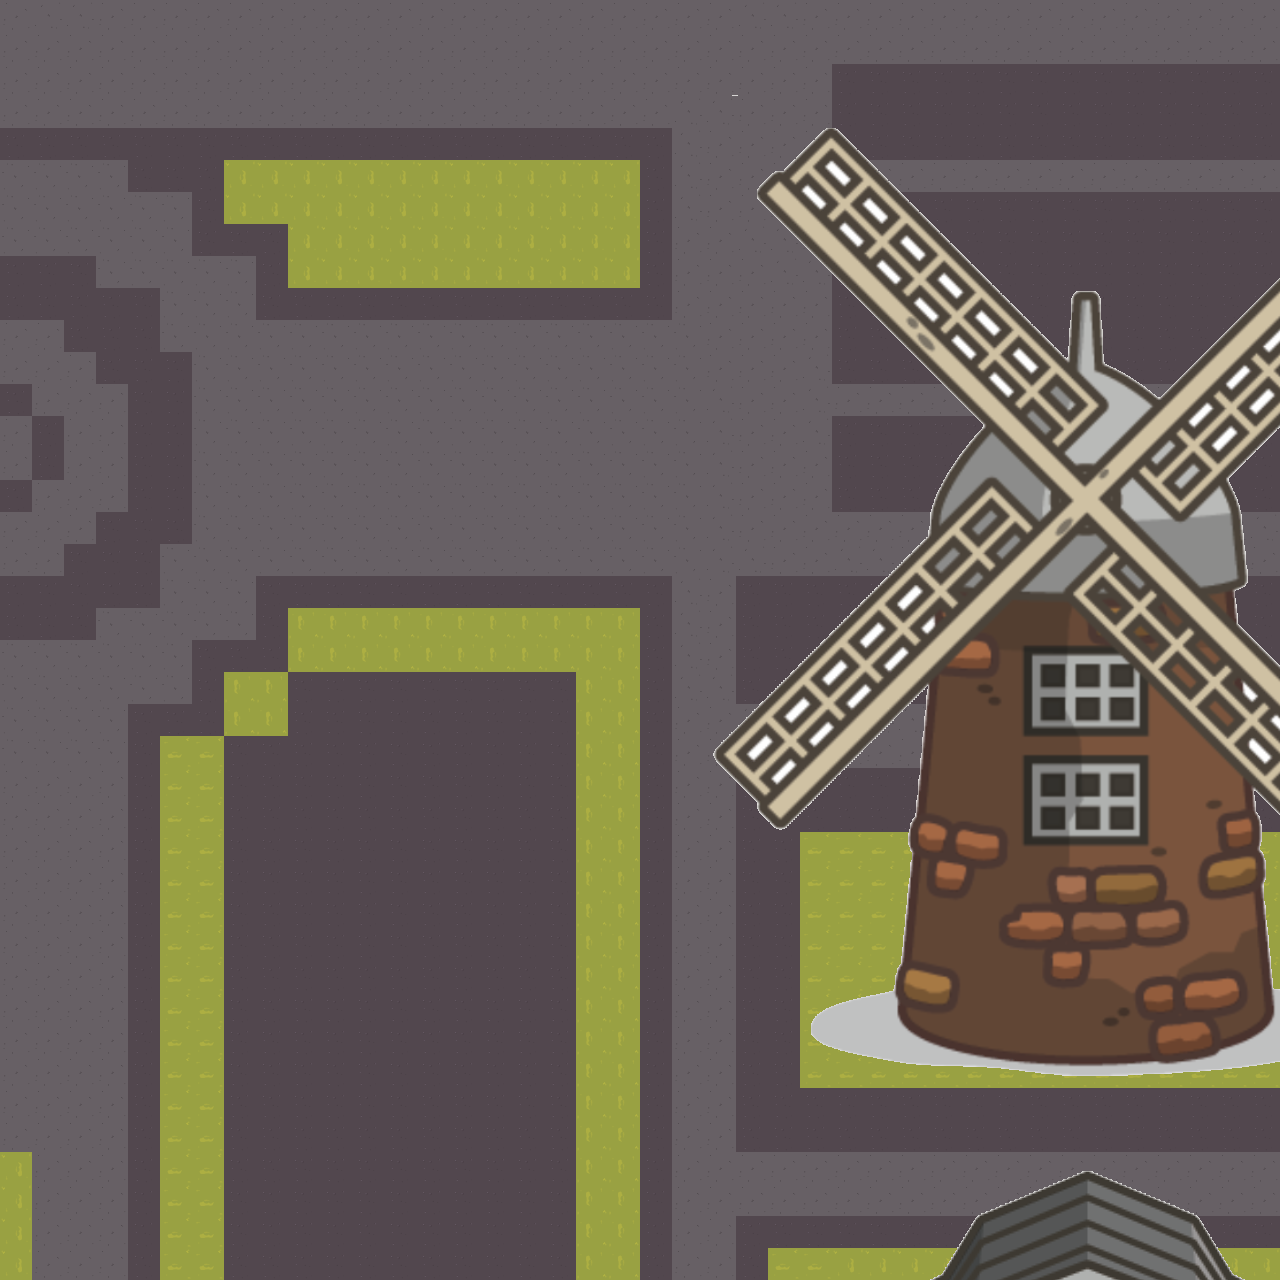

The image is a tile-based game level rendered from a .tmx file. Its description and source (layers, tilesets, objects; grid data summarised) follow:
An orthogonal 40x40 tile map with 32x32 px tiles, 3 tile layers (colide, bg, toFade).

<map version="1.10" tiledversion="1.11.0" orientation="orthogonal" renderorder="left-down" width="40" height="40" tilewidth="32" tileheight="32" infinite="0" nextlayerid="5" nextobjectid="1">
 <tileset firstgid="1" source="map-new-side.tsx" />
 <layer id="3" name="colide" width="40" height="40" locked="1">
  <data>[1600 cells, 115 non-empty, 1 distinct tile ids]</data>
 </layer>
 <layer id="1" name="bg" width="40" height="40" locked="1">
  <data>[1600 cells, 1600 non-empty, 3 distinct tile ids]</data>
 </layer>
 <layer id="2" name="toFade" width="40" height="40" locked="1">
  <data>[1600 cells, 631 non-empty, 631 distinct tile ids]</data>
 </layer>
</map>
